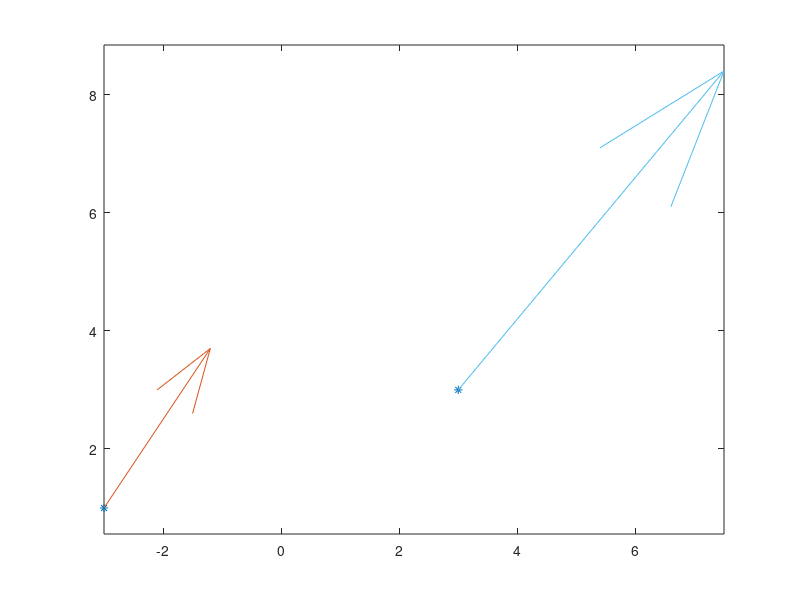

MATLAB code for this plot: (Note: this script raises an error after producing the figure.)
px = [-3,3];
py = [1,3];
vx = [2,5];
vy = [3,6];
plot(px,py,'*');
axis equal	
hold on
quiver(px(1),py(1),vx(1),vy(1));
quiver(px(2),py(2),vx(2),vy(2));
t0 = -1; t1 = 1;
syms a3 a2 a1 a0 b3 b2 b1 b0 t

x(t) = a3*t^3 + a2*t^2 + a1*t + a0;
y(t) = b3*t^3 + b2*t^2 + b1*t + b0;
xd(t) = diff(x(t),t);
yd(t) = diff(y(t),t);
ex = [
    x(t0) == px(1),...
    x(t1) == px(2),...
    xd(t0) == vx(1),...
    xd(t1) == vx(2)
    ];
ey = [
    y(t0) == py(1),...
    y(t1) == py(2),...
    yd(t0) == vy(1),...
    yd(t1) == vy(2)
    ];
mx = solve(ex,[a3 a2 a1 a0]);
my = solve(ey,[b3 b2 b1 b0]);
cx(t) = mx.a3*t^3 + mx.a2*t^2 + mx.a1*t + mx.a0;
cy(t) = my.b3*t^3 + my.b2*t^2 + my.b1*t + my.b0;
fplot(cx(t),cy(t),[t0 t1]);
px2 = [px(2),3];
py2 = [py(2),4];
vx2 = [0];
vy2 = [4];
plot(px2,py2,'*');
quiver(px2(2),py2(2),vx2(1),vy2(1));
syms c3 c2 c1 c0 d3 d2 d1 d0
x2(t) = c3*t^3 + c2*t^2 + c1*t + c0;
y2(t) = d3*t^3 + d2*t^2 + d1*t + d0;
xd2(t) = diff(x2(t),t);
yd2(t) = diff(y2(t),t);
ex2 = [
    x2(t0) == px2(1),...
    x2(t1) == px2(2),...
    xd2(t0) == vx(2),...
    xd2(t1) == vx2(1)
    ];
ey2 = [
    y2(t0) == py2(1),...
    y2(t1) == py2(2),...
    yd2(t0) == vy(2),...
    yd2(t1) == vy2(t1)
    ];
mx2 = solve(ex2,[c3 c2 c1 c0]);
my2 = solve(ey2,[d3 d2 d1 d0]);
cx2(t) = mx2.c3*t^3 + mx2.c2*t^2 + mx2.c1*t + mx2.c0;
cy2(t) = my2.d3*t^3 + my2.d2*t^2 + my2.d1*t + my2.d0;
fplot(cx2(t),cy2(t),[t0 t1]);
